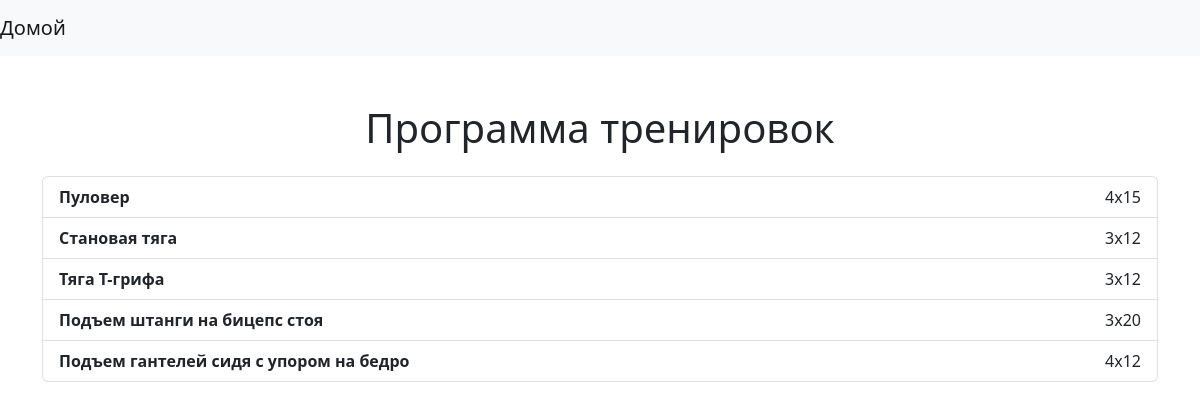
Screenshot of /combinations/intensity/workouts/1 with the database file from the repository.
### models.py (models this page shows)
class Base(DeclarativeBase):
    pass

class Workouts(Base):
    __tablename__ = "workouts"
    id: Mapped [intpk]
    exercise: Mapped[str]
    intensity: Mapped[int] = mapped_column(ForeignKey('intensity.id'))
    periodicity: Mapped[str]
    combination_id:  Mapped[int] = mapped_column(ForeignKey('combinations_muscles_types.id'))
    training_number: Mapped[int]

### main.py (the view)
@app.get("/combinations/intensity/workouts/{id}", response_class=HTMLResponse)
async def enter_combination(request: Request, id: int):
    workouts = get_workouts(id)
    return templates.TemplateResponse(name="user_workouts.html", context={"request":request, "workouts": workouts})

### templates/user_workouts.html (shortened to what this page needs)
{% extends "base.html" %}
{% block content %}
<div class="container mt-5">
    <h1 class="text-center mb-4">Программа тренировок</h1>
    <ul class="list-group">
        {% for tren in workouts %}
        <li class="list-group-item d-flex flex-column justify-content-between align-items-start workout-block" data-video="{{ tren.youtube }}">
            <div class="d-flex w-100 justify-content-between">
                <span class="fw-bold me-3">{{ tren.title }}</span>
                <span class="text-end" style="width: 120px;">{{ tren.per }}</span>
            </div>
        </li>
        {% endfor %}
    </ul>
</div>
{% endblock %}

### rows the page displays
Workouts: title "Пуловер", per "4x15"
Workouts: title "Становая тяга", per "3x12"
Workouts: title "Тяга Т-грифа", per "3x12"
Workouts: title "Подъем штанги на бицепс стоя", per "3x20"
Workouts: title "Подъем гантелей сидя с упором на бедро", per "4x12"
